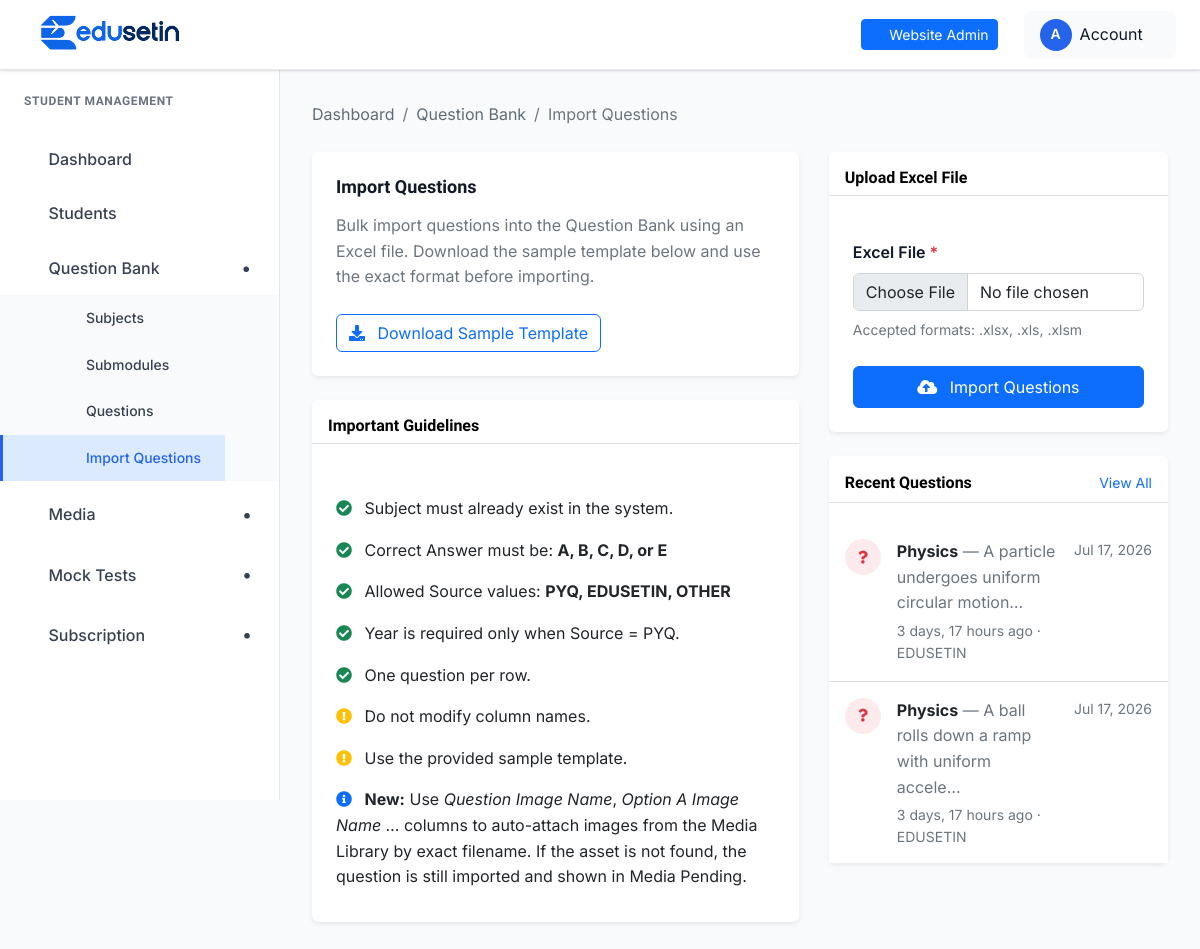
Page /student-management/questions/import/ (signed in) on the committed database.
### student_management/models.py (models this page shows, shortened)
class Question(models.Model):
    ANSWER_CHOICES = [
        ('A', 'A'),
        ('B', 'B'),
        ('C', 'C'),
        ('D', 'D'),
        ('E', 'E'),
    ]
    SOURCE_CHOICES = [
        ('PYQ', 'PYQ'),
        ('EDUSETIN', 'EDUSETIN'),
        ('OTHER', 'OTHER'),
    ]
    subject = models.ForeignKey(Subject, on_delete=models.CASCADE, related_name='questions')
    submodule = models.ForeignKey(
        SubModule,
        on_delete=models.SET_NULL,
        related_name='questions',
        blank=True,
        null=True,
    )
    question_text = models.TextField()
    option_a = models.TextField()
    option_b = models.TextField()
    option_c = models.TextField()
    option_d = models.TextField()
    option_e = models.TextField(blank=True, null=True)
    correct_answer = models.CharField(max_length=1, choices=ANSWER_CHOICES)
    explanation = models.TextField(blank=True, null=True)
    source = models.CharField(max_length=20, choices=SOURCE_CHOICES, blank=True, null=True)
    year = models.PositiveIntegerField(blank=True, null=True)
    is_active = models.BooleanField(default=True)
    created_at = models.DateTimeField(auto_now_add=True)
    requires_question_image = models.BooleanField(default=False)
    requires_option_a_image = models.BooleanField(default=False)
    requires_option_b_image = models.BooleanField(default=False)
    requires_option_c_image = models.BooleanField(default=False)
    requires_option_d_image = models.BooleanField(default=False)
    requires_option_e_image = models.BooleanField(default=False)
    media_uploaded = models.BooleanField(default=False)
    class Meta:
        ordering = ['-created_at']

class Subject(models.Model):
    name = models.CharField(max_length=200, unique=True)
    description = models.TextField(blank=True, null=True)
    image = models.ImageField(upload_to='subjects/', blank=True, null=True)
    is_active = models.BooleanField(default=True)
    created_at = models.DateTimeField(auto_now_add=True)
    class Meta:
        ordering = ['-created_at']

### student_management/views.py (the view, shortened to what this page needs)
# urls.py: path('questions/import/', views.question_import, name='question_import'),
@admin_login_required
def question_import(request):
    import_report = None
    return render(request, 'student_management/question_import.html', {
        'import_report': import_report,
        'recent_questions': Question.objects.select_related('subject', 'submodule')
                                            .order_by('-created_at')[:50],
        'subjects': Subject.objects.filter(is_active=True).order_by('name'),
        'submodules': SubModule.objects.filter(is_active=True)
                                       .select_related('subject')
                                       .order_by('subject__name', 'name'),
    })

### templates/student_management/question_import.html (shortened to what this page needs)
{% extends "student_management/base.html" %}
{% block content %}
<div class="dashboard__form__wraper">
    <nav aria-label="breadcrumb" class="mb-4">
        <ol class="breadcrumb">
            <li class="breadcrumb-item"><a href="{% url 'student_management:dashboard' %}">Dashboard</a></li>
            <li class="breadcrumb-item"><a href="{% url 'student_management:question_list' %}">Question Bank</a></li>
            <li class="breadcrumb-item active" aria-current="page">Import Questions</li>
        </ol>
    </nav>
    <div class="row g-4">
        <div class="col-12 col-lg-7">
            <div class="card shadow-sm border-0 mb-4">
                <div class="card-body p-4">
                    <h5 class="card-title mb-3 fw-bold">Import Questions</h5>
                    <p class="card-text text-muted mb-4">
                        Bulk import questions into the Question Bank using an Excel file.
                        Download the sample template below and use the exact format before importing.
                    </p>
                    <a href="{% url 'student_management:download_question_template' %}" class="btn btn-outline-primary">
                        <i class="fas fa-download me-2"></i> Download Sample Template
                    </a>
                </div>
            </div>
            <div class="card shadow-sm border-0">
                <div class="card-header bg-white border-bottom pt-3 pb-2">
                    <h6 class="mb-0 fw-semibold">Important Guidelines</h6>
                </div>
                <div class="card-body p-4">
                        <ul class="list-group list-group-flush text-muted">
                            <li class="list-group-item px-0 border-0 py-2"><i class="fas fa-check-circle text-success me-2"></i> Subject must already exist in the system.</li>
                            <li class="list-group-item px-0 border-0 py-2"><i class="fas fa-check-circle text-success me-2"></i> Correct Answer must be: <strong>A, B, C, D, or E</strong></li>
                            <li class="list-group-item px-0 border-0 py-2"><i class="fas fa-check-circle text-success me-2"></i> Allowed Source values: <strong>PYQ, EDUSETIN, OTHER</strong></li>
                            <li class="list-group-item px-0 border-0 py-2"><i class="fas fa-check-circle text-success me-2"></i> Year is required only when Source = PYQ.</li>
                            <li class="list-group-item px-0 border-0 py-2"><i class="fas fa-check-circle text-success me-2"></i> One question per row.</li>
                            <li class="list-group-item px-0 border-0 py-2"><i class="fas fa-exclamation-circle text-warning me-2"></i> Do not modify column names.</li>
                            <li class="list-group-item px-0 border-0 py-2"><i class="fas fa-exclamation-circle text-warning me-2"></i> Use the provided sample template.</li>
                            <li class="list-group-item px-0 border-0 py-2"><i class="fas fa-info-circle text-primary me-2"></i> <strong>New:</strong> Use <em>Question Image Name</em>, <em>Option A Image Name</em> … columns to auto-attach images from the Media Library by exact filename. If the asset is not found, the question is still imported and shown in Media Pending.</li>
                        </ul>
                </div>
            </div>
        </div>
        <div class="col-12 col-lg-5">
            <div class="card shadow-sm border-0 mb-4">
                <div class="card-header bg-white border-bottom pt-3 pb-2">
                    <h6 class="mb-0 fw-semibold">Upload Excel File</h6>
                </div>
                <div class="card-body p-4">
                    <form method="post" action="{% url 'student_management:question_import' %}" enctype="multipart/form-data">
                        <div class="mb-4">
                            <label for="excel_file" class="form-label fw-semibold">Excel File <span class="text-danger">*</span></label>
                            <input type="file" id="excel_file" name="excel_file" class="form-control"
                            accept=".xlsx,.xls,.xlsm" required>
                        <div class="form-text mt-2">Accepted formats: .xlsx, .xls, .xlsm</div>
                        </div>
                        <div class="d-grid gap-2">
                            <button type="submit" class="btn btn-primary py-2">
                                <i class="fas fa-cloud-upload-alt me-2"></i> Import Questions
                            </button>
                        </div>
                    </form>
                </div>
            </div>
            <div class="card shadow-sm border-0">
                <div class="card-header bg-white border-bottom pt-3 pb-2 d-flex justify-content-between align-items-center">
                    <h6 class="mb-0 fw-semibold">Recent Questions</h6>
                    <a href="{% url 'student_management:question_list' %}" class="small text-primary text-decoration-none">View All</a>
                </div>
                <div class="card-body p-0">
                    <ul class="list-group list-group-flush" style="max-height:340px;overflow-y:auto;">
                        {% for q in recent_questions %}
                        <li class="list-group-item px-3 py-3">
                            <div class="d-flex align-items-start gap-3">
                                <div class="flex-shrink-0 d-flex align-items-center justify-content-center rounded-circle bg-danger bg-opacity-10"
                                     style="width:36px;height:36px;">
                                    <i class="fas fa-question text-danger" style="font-size:13px;"></i>
                                </div>
                                <div class="flex-grow-1" style="min-width:0;">
                                    <div>
                                        <span class="fw-bold text-dark">{{ q.subject.name }}</span>
                                        <span class="text-muted fw-normal"> — {{ q.question_text|truncatechars:45 }}</span>
                                    </div>
                                    <div class="text-muted mt-1 small">
                                        {{ q.created_at|timesince }} ago
                                        {% if q.source %} · <span class="text-uppercase">{{ q.source }}</span>{% endif %}
                                    </div>
                                </div>
                                <div class="flex-shrink-0 text-end fw-medium small text-secondary" style="white-space:nowrap;">
                                    {{ q.created_at|date:"M j, Y" }}
                                </div>
                            </div>
                        </li>
                        {% empty %}
                        <li class="list-group-item text-center text-muted py-4">
                            No recent questions.
                        </li>
                        {% endfor %}
                    </ul>
                </div>
            </div>
        </div>
    </div>
</div>
{% endblock %}

### rows in the picture
Question: subject.name "Physics", question_text "A particle undergoes uniform circular motion…", created_at "3 days, 17 hours", source "EDUSETIN", created_at "Jul 17, 2026"
Question: subject.name "Physics", question_text "A ball rolls down a ramp with uniform accele…", created_at "3 days, 17 hours", source "EDUSETIN", created_at "Jul 17, 2026"
